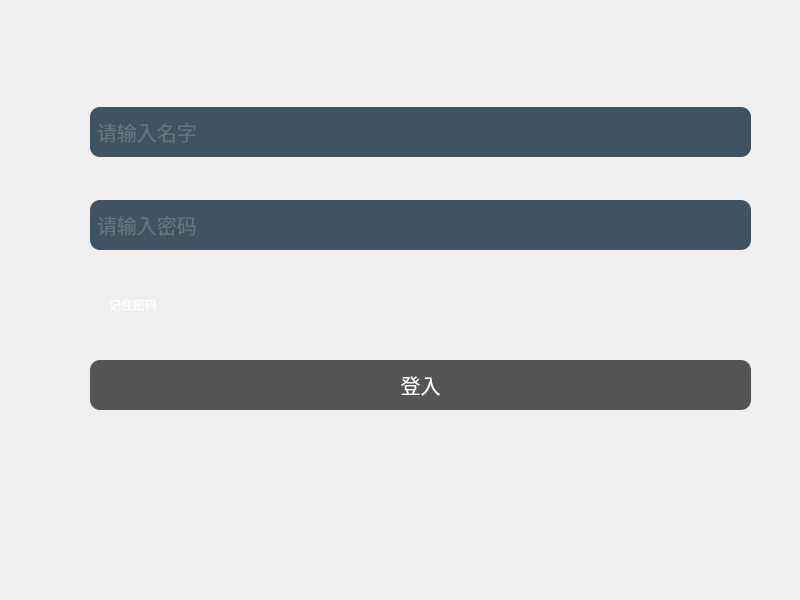
<?xml version="1.0" encoding="UTF-8"?>
<ui version="4.0">
 <class>Widget</class>
 <widget class="QWidget" name="Widget">
  <property name="geometry">
   <rect>
    <x>0</x>
    <y>0</y>
    <width>800</width>
    <height>600</height>
   </rect>
  </property>
  <property name="windowTitle">
   <string>Widget</string>
  </property>
  <widget class="QFrame" name="frame">
   <property name="geometry">
    <rect>
     <x>-30</x>
     <y>-50</y>
     <width>861</width>
     <height>661</height>
    </rect>
   </property>
   <property name="styleSheet">
    <string notr="true">QFrame{
	border-image:url(:/blue_girl.png);
}</string>
   </property>
   <property name="frameShape">
    <enum>QFrame::StyledPanel</enum>
   </property>
   <property name="frameShadow">
    <enum>QFrame::Raised</enum>
   </property>
   <widget class="QWidget" name="">
    <property name="geometry">
     <rect>
      <x>120</x>
      <y>120</y>
      <width>661</width>
      <height>381</height>
     </rect>
    </property>
    <layout class="QVBoxLayout" name="verticalLayout">
     <item>
      <widget class="QLineEdit" name="lineEdit">
       <property name="minimumSize">
        <size>
         <width>50</width>
         <height>50</height>
        </size>
       </property>
       <property name="styleSheet">
        <string notr="true">QLineEdit {
 color: #8d98a1;
 background-color: #405361;
 padding: 0 5px;
 font-size: 20px;
 border-style: none;
 border-radius: 10px;
}
</string>
       </property>
       <property name="text">
        <string/>
       </property>
       <property name="maxLength">
        <number>32773</number>
       </property>
       <property name="echoMode">
        <enum>QLineEdit::Normal</enum>
       </property>
       <property name="placeholderText">
        <string>请输入名字</string>
       </property>
      </widget>
     </item>
     <item>
      <widget class="QLineEdit" name="lineEdit_2">
       <property name="minimumSize">
        <size>
         <width>50</width>
         <height>50</height>
        </size>
       </property>
       <property name="styleSheet">
        <string notr="true">QLineEdit {
 color: #8d98a1;
 background-color: #405361;
 padding: 0 5px;
 font-size: 20px;
 border-style: none;
 border-radius: 10px;
}
</string>
       </property>
       <property name="text">
        <string/>
       </property>
       <property name="maxLength">
        <number>32773</number>
       </property>
       <property name="echoMode">
        <enum>QLineEdit::Password</enum>
       </property>
       <property name="cursorPosition">
        <number>0</number>
       </property>
       <property name="placeholderText">
        <string>请输入密码</string>
       </property>
      </widget>
     </item>
     <item>
      <widget class="QCheckBox" name="checkBox">
       <property name="sizePolicy">
        <sizepolicy hsizetype="Minimum" vsizetype="Fixed">
         <horstretch>0</horstretch>
         <verstretch>50</verstretch>
        </sizepolicy>
       </property>
       <property name="minimumSize">
        <size>
         <width>0</width>
         <height>0</height>
        </size>
       </property>
       <property name="baseSize">
        <size>
         <width>50</width>
         <height>0</height>
        </size>
       </property>
       <property name="styleSheet">
        <string notr="true">QCheckBox {
 color: white;
 background-color: transparent;
}</string>
       </property>
       <property name="text">
        <string>记住密码</string>
       </property>
       <property name="iconSize">
        <size>
         <width>50</width>
         <height>70</height>
        </size>
       </property>
      </widget>
     </item>
     <item>
      <widget class="QPushButton" name="pushButton">
       <property name="minimumSize">
        <size>
         <width>0</width>
         <height>50</height>
        </size>
       </property>
       <property name="styleSheet">
        <string notr="true">QPushButton {
 font-size: 20px;
 color: white;
 background-color: #555;
 border-style: outset;
 border-radius: 10px;
}
QPushButton:pressed {
 color: black;
 background-color: orange;
 border-style: inset;
}
</string>
       </property>
       <property name="text">
        <string>登入</string>
       </property>
      </widget>
     </item>
    </layout>
   </widget>
  </widget>
 </widget>
 <resources/>
 <connections/>
</ui>
